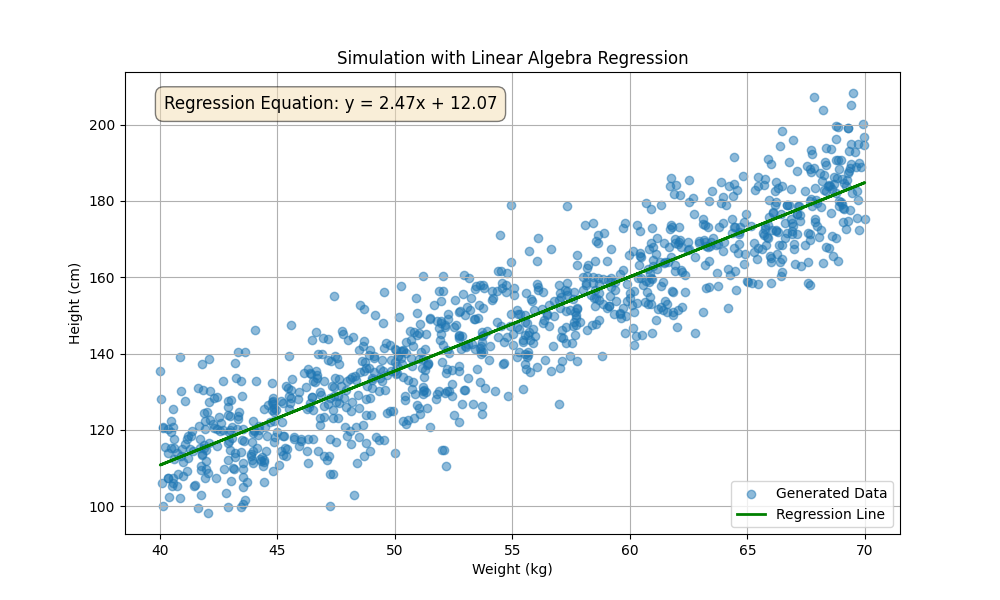

Write the Python code that produced this figure.

import numpy as np
import matplotlib.pyplot as plt

# Set parameters for the equation y = B1x + B0 + r
B1 = 2.5
B0 = 10
num_samples = 1000

# Generate random data using vector operations
np.random.seed(0)
# Weight (x) data as a column vector
weight = np.random.rand(num_samples, 1) * 30 + 40  # weights between 40 and 70

# Create the design matrix X with a column of ones for the intercept
# This is a common practice in linear algebra to represent the bias term
X = np.hstack((np.ones((num_samples, 1)), weight))

# Calculate height (y) using matrix multiplication (linear algebra)
# y = X * W + r, where W = [[B0], [B1]]
W_original = np.array([[B0], [B1]])
noise = np.random.randn(num_samples, 1) * 10
height = X @ W_original + noise

# Find the values of B0 and B1 using the normal equation
# W = (X^T * X)^-1 * X^T * y
# This is the closed-form solution for linear regression
X_transpose = X.T
W_estimated = np.linalg.inv(X_transpose @ X) @ X_transpose @ height

B0_estimated = W_estimated[0][0]
B1_estimated = W_estimated[1][0]

# Create the plot
plt.figure(figsize=(10, 6))
plt.scatter(weight, height, alpha=0.5, label='Generated Data')

# Plot the regression line
plt.plot(weight, X @ W_estimated, color='green', linewidth=2, label='Regression Line')

plt.title('Simulation with Linear Algebra Regression')
plt.xlabel('Weight (kg)')
plt.ylabel('Height (cm)')
plt.legend()
plt.grid(True)

# Add a text box with the regression equation
equation_text = f"Regression Equation: y = {B1_estimated:.2f}x + {B0_estimated:.2f}"
plt.text(0.05, 0.95, equation_text, transform=plt.gca().transAxes,
         fontsize=12, verticalalignment='top',
         bbox=dict(boxstyle='round,pad=0.5', fc='wheat', alpha=0.5))

# Save the plot
plt.savefig('simulation5.png')

print("Simulation complete. Plot saved to simulation5.png")
